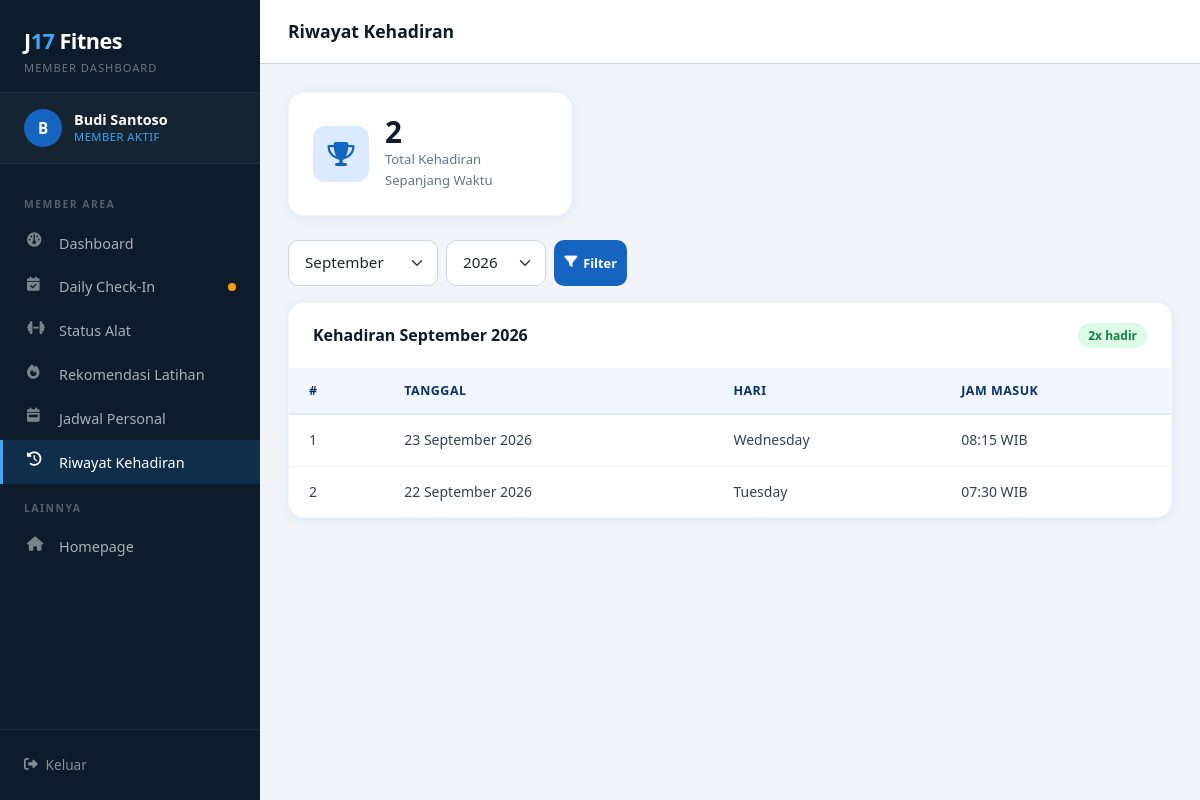
The page /member/riwayat.php (signed in) on the database its author committed.
### tables this page shows
CREATE TABLE IF NOT EXISTS kehadiran (
    id INT PRIMARY KEY AUTO_INCREMENT,
    user_id INT NOT NULL,
    tgl_hadir DATE NOT NULL,
    jam_hadir TIME NOT NULL,
    FOREIGN KEY (user_id) REFERENCES users(id) ON DELETE CASCADE,
    UNIQUE KEY uq_checkin (user_id, tgl_hadir)
);

### member/riwayat.php (the view, shortened to what this page needs)
<?php
$db = getDB();
$uid = $_SESSION['user_id'];
$bulan = (int)($_GET['bulan'] ?? date('n'));
$tahun = (int)($_GET['tahun'] ?? date('Y'));
$riwayat = $db->prepare("SELECT * FROM kehadiran WHERE user_id=? AND MONTH(tgl_hadir)=? AND YEAR(tgl_hadir)=? ORDER BY tgl_hadir DESC");
$riwayat->execute([$uid, $bulan, $tahun]);
$riwayat = $riwayat->fetchAll();
$total_all = $db->prepare("SELECT COUNT(*) FROM kehadiran WHERE user_id=?");
$total_all->execute([$uid]);
$total_all = $total_all->fetchColumn();
$bulan_nama = ['','Januari','Februari','Maret','April','Mei','Juni','Juli','Agustus','September','Oktober','November','Desember'];
?>
<!DOCTYPE html>
<html lang="id">
<head>
<link href="https://cdn.jsdelivr.net/npm/bootstrap@5.3.2/dist/css/bootstrap.min.css" rel="stylesheet">
<link href="https://cdnjs.cloudflare.com/ajax/libs/font-awesome/6.5.0/css/all.min.css" rel="stylesheet">
<link href="/j17-fitnes/assets/css/style.css" rel="stylesheet">
</head>
<body>
<div class="dashboard-wrapper">
  <?php include __DIR__ . '/../includes/sidebar_member.php'; ?>
  <div class="main-content">
    <div class="topbar">
      <div class="topbar-title">Riwayat Kehadiran</div>
    </div>
    <div class="page-content">
      <div class="row g-3 mb-4">
        <div class="col-md-4">
          <div class="stat-card">
            <div class="stat-icon blue"><i class="fa-solid fa-trophy"></i></div>
            <div>
              <div class="stat-num"><?= $total_all ?></div>
              <div class="stat-label">Total Kehadiran Sepanjang Waktu</div>
            </div>
          </div>
        </div>
      </div>
      <form method="GET" class="d-flex gap-2 mb-3">
        <select name="bulan" class="form-select" style="width:150px">
          <?php for($i=1;$i<=12;$i++): ?>
          <option value="<?= $i ?>" <?= $i==$bulan?'selected':'' ?>><?= $bulan_nama[$i] ?></option>
          <?php endfor; ?>
        </select>
        <select name="tahun" class="form-select" style="width:100px">
          <?php for($y=date('Y');$y>=2023;$y--): ?>
          <option value="<?= $y ?>" <?= $y==$tahun?'selected':'' ?>><?= $y ?></option>
          <?php endfor; ?>
        </select>
        <button type="submit" class="btn-j17 btn-j17-primary btn-j17-sm"><i class="fa-solid fa-filter"></i> Filter</button>
      </form>
      <div class="data-card">
        <div class="data-card-header">
          <span class="data-card-title">Kehadiran <?= $bulan_nama[$bulan] ?> <?= $tahun ?></span>
          <span class="badge-j17 badge-aktif"><?= count($riwayat) ?>x hadir</span>
        </div>
        <table class="table-j17">
          <thead><tr><th>#</th><th>Tanggal</th><th>Hari</th><th>Jam Masuk</th></tr></thead>
          <tbody>
            <?php foreach($riwayat as $i=>$r): ?>
            <tr>
              <td><?= $i+1 ?></td>
              <td><?= date('d F Y', strtotime($r['tgl_hadir'])) ?></td>
              <td><?= date('l', strtotime($r['tgl_hadir'])) ?></td>
              <td><?= substr($r['jam_hadir'],0,5) ?> WIB</td>
            </tr>
            <?php endforeach; ?>
          </tbody>
        </table>
      </div>
    </div>
  </div>
</div>
</body>
</html>

### assets/css/style.css (style rules this page uses)
:root { --blue-900: #0D2137; --blue-800: #0A3263; --blue-700: #1565C0; --blue-600: #1976D2; --blue-500: #2196F3; --blue-400: #42A5F5; --blue-300: #90CAF9; --blue-100: #DBEAFE; --blue-50: #EFF6FF; --dark: #0D1B2A; --gray-800: #1E293B; --gray-700: #334155; --gray-500: #64748B; --gray-300: #CBD5E1; --gray-100: #F1F5F9; --white: #FFFFFF; --success: #16A34A; --warning: #D97706; --danger: #DC2626; --info: #0891B2; --radius: 10px; --radius-lg: 16px; --shadow: 0 2px 12px rgba(21,101,192,0.10); --shadow-lg: 0 8px 32px rgba(21,101,192,0.18); --sidebar-w: 260px; --header-h: 64px; }
*, *::before, *::after { box-sizing: border-box; margin: 0; padding: 0; }
html { scroll-behavior: smooth; }
body { font-family: 'Segoe UI', system-ui, -apple-system, sans-serif; font-size: 15px; line-height: 1.6; color: var(--gray-800); background: var(--gray-100); }
.form-control, .form-select { border: 1.5px solid var(--gray-300); border-radius: var(--radius); padding: 0.65rem 1rem; font-size: 0.95rem; transition: all 0.2s; }
.dashboard-wrapper { display: flex; min-height: 100vh; }
.main-content { margin-left: var(--sidebar-w); flex: 1; min-height: 100vh; display: flex; flex-direction: column; }
.topbar { height: var(--header-h); background: var(--white); border-bottom: 1px solid var(--gray-300); display: flex; align-items: center; padding: 0 1.75rem; gap: 1rem; position: sticky; top: 0; z-index: 50; }
.topbar-title { font-size: 1.1rem; font-weight: 700; color: var(--dark); flex: 1; }
.page-content { padding: 1.75rem; flex: 1; }
.stat-card { background: var(--white); border-radius: var(--radius-lg); padding: 1.5rem; box-shadow: var(--shadow); border: 1px solid rgba(0,0,0,0.04); display: flex; align-items: center; gap: 1rem; transition: all 0.2s; }
.stat-icon { width: 56px; height: 56px; border-radius: 12px; display: flex; align-items: center; justify-content: center; font-size: 1.5rem; flex-shrink: 0; }
.stat-icon.blue { background: var(--blue-100); color: var(--blue-700); }
.stat-num { font-size: 1.85rem; font-weight: 900; color: var(--dark); line-height: 1; }
.stat-label { font-size: 0.82rem; color: var(--gray-500); font-weight: 500; margin-top: 0.15rem; }
.data-card { background: var(--white); border-radius: var(--radius-lg); box-shadow: var(--shadow); overflow: hidden; border: 1px solid rgba(0,0,0,0.04); }
.data-card-header { padding: 1.25rem 1.5rem; display: flex; align-items: center; justify-content: space-between; border-bottom: 1px solid var(--gray-100); }
.data-card-title { font-size: 1rem; font-weight: 700; color: var(--dark); }
.table-j17 { width: 100%; border-collapse: collapse; font-size: 0.875rem; }
.table-j17 thead th { background: var(--blue-50); color: var(--blue-800); font-weight: 700; font-size: 0.78rem; text-transform: uppercase; letter-spacing: 0.5px; padding: 0.75rem 1.25rem; border-bottom: 2px solid var(--blue-100); white-space: nowrap; }
.table-j17 tbody td { padding: 0.875rem 1.25rem; border-bottom: 1px solid var(--gray-100); color: var(--gray-700); vertical-align: middle; }
.table-j17 tbody tr:last-child td { border-bottom: none; }
.badge-j17 { display: inline-flex; align-items: center; padding: 3px 10px; border-radius: 999px; font-size: 0.75rem; font-weight: 600; }
.badge-aktif { background:#dcfce7; color:#15803d; }
.btn-j17 { display: inline-flex; align-items: center; gap: 6px; padding: 0.5rem 1rem; border-radius: var(--radius); font-size: 0.875rem; font-weight: 600; cursor: pointer; transition: all 0.15s; border: none; text-decoration: none; }
.btn-j17-primary { background: var(--blue-700); color: var(--white); }
.btn-j17-sm { padding: 0.3rem 0.65rem; font-size: 0.8rem; }

### rows shown on the page
kehadiran: tgl_hadir "23 September 2026", tgl_hadir "Wednesday", jam_hadir "08:15"
kehadiran: tgl_hadir "22 September 2026", tgl_hadir "Tuesday", jam_hadir "07:30"

### other values the page prints
substr($_SESSION['nama_panggilan'] ?? 'U', 0, 1) "B"
$_SESSION['nama_lengkap'] "Budi Santoso"
$total_all "2"
count($riwayat) "2"
form field bulan "September"
form field tahun "2026"
